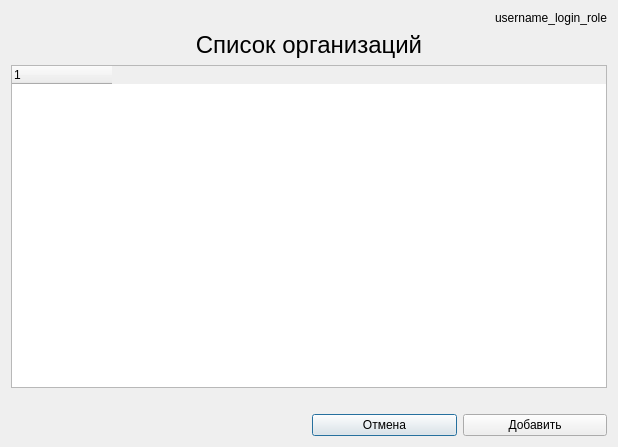
<?xml version="1.0" encoding="UTF-8"?>
<ui version="4.0">
 <class>Choose_organization</class>
 <widget class="QDialog" name="Choose_organization">
  <property name="enabled">
   <bool>true</bool>
  </property>
  <property name="geometry">
   <rect>
    <x>0</x>
    <y>0</y>
    <width>618</width>
    <height>447</height>
   </rect>
  </property>
  <property name="windowTitle">
   <string>Dialog</string>
  </property>
  <layout class="QGridLayout" name="gridLayout">
   <item row="0" column="1">
    <widget class="QLabel" name="label_username_login_role">
     <property name="text">
      <string>username_login_role</string>
     </property>
     <property name="alignment">
      <set>Qt::AlignRight|Qt::AlignTrailing|Qt::AlignVCenter</set>
     </property>
    </widget>
   </item>
   <item row="2" column="0" colspan="2">
    <widget class="QTreeWidget" name="tree_organizations_list">
     <attribute name="headerDefaultSectionSize">
      <number>170</number>
     </attribute>
     <attribute name="headerStretchLastSection">
      <bool>false</bool>
     </attribute>
     <column>
      <property name="text">
       <string notr="true">1</string>
      </property>
     </column>
    </widget>
   </item>
   <item row="1" column="0" colspan="2">
    <widget class="QLabel" name="label">
     <property name="font">
      <font>
       <pointsize>18</pointsize>
      </font>
     </property>
     <property name="text">
      <string>Список организаций</string>
     </property>
     <property name="alignment">
      <set>Qt::AlignCenter</set>
     </property>
    </widget>
   </item>
   <item row="3" column="1">
    <spacer name="horizontalSpacer">
     <property name="orientation">
      <enum>Qt::Horizontal</enum>
     </property>
     <property name="sizeHint" stdset="0">
      <size>
       <width>291</width>
       <height>20</height>
      </size>
     </property>
    </spacer>
   </item>
   <item row="4" column="1">
    <layout class="QHBoxLayout" name="horizontalLayout">
     <item>
      <widget class="QPushButton" name="pushButton_Cancel">
       <property name="text">
        <string>Отмена</string>
       </property>
      </widget>
     </item>
     <item>
      <widget class="QPushButton" name="pushButton_OK">
       <property name="text">
        <string>Добавить</string>
       </property>
      </widget>
     </item>
    </layout>
   </item>
   <item row="4" column="0">
    <spacer name="horizontalSpacer_2">
     <property name="orientation">
      <enum>Qt::Horizontal</enum>
     </property>
     <property name="sizeHint" stdset="0">
      <size>
       <width>40</width>
       <height>20</height>
      </size>
     </property>
    </spacer>
   </item>
  </layout>
 </widget>
 <resources/>
 <connections/>
</ui>
